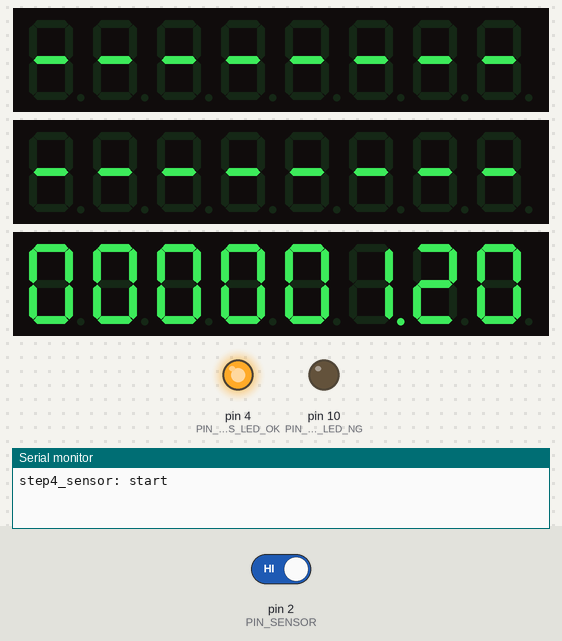
This sketch was run on a simulated Arduino Uno, built with avr-gcc and run on an emulated ATmega328P. On the bench: 3 × 8-digit seven-segment display, output pins drawn as LEDs (lit = HIGH), the last lines printed to the serial monitor. Inputs (shaded band) come from the test bench; at power-on: pin 2 (PIN_SENSOR) HIGH.

Above: at 1.26 s.
1.3 s: pin 2 (PIN_SENSOR) driven LOW
At 1.36 s:
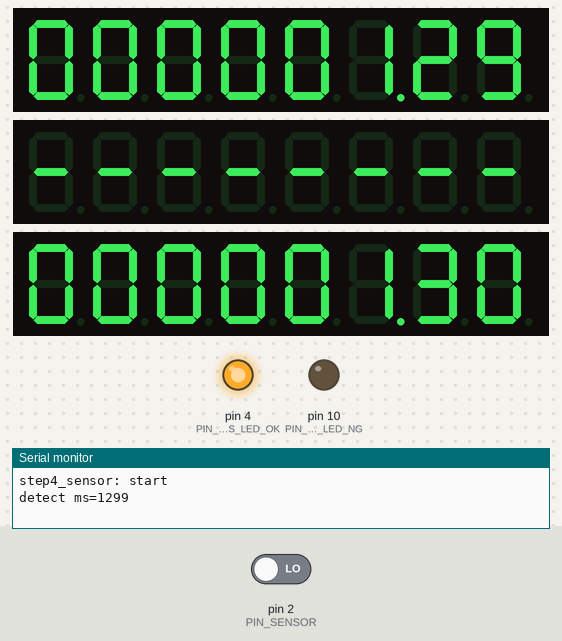
3.1 s: pin 2 (PIN_SENSOR) driven HIGH
4.8 s: pin 2 (PIN_SENSOR) driven LOW
At 4.87 s:
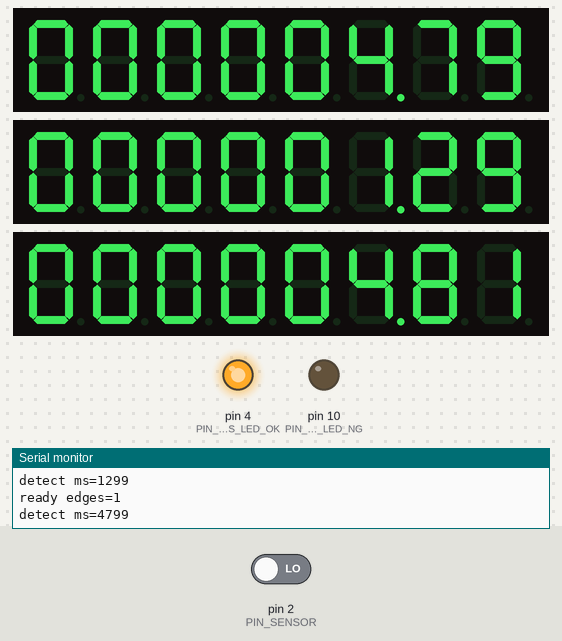

Measured:
- after the input at 1.3 s, the display: changes at once (image 1)
- after the input at 4.8 s, the display: changes at once (image 2)

The sketch:

step4_sensor.ino
```cpp
/*
 * step4_sensor.ino — ステップ4：通過検知（光電センサ。当面はタクトスイッチで代用）の確認
 *
 * GPSはまだ使わず、「電源を入れてからの経過時間」を仮の時刻として使う。
 *
 * 検知のしかた（1回の通過を1回だけ記録するための工夫）：
 *   ・最初に信号が入った瞬間の時刻を、割り込みの中で記録する（表示の更新などで遅れない）。
 *   ・いったん記録したら、信号が「検知していない状態」のまま DEBOUNCE_MS 続くまで次を受け付けない。
 *     → 押しっぱなし・離すときの接点のばたつき・自転車の前輪と後輪で光が2回切れる、
 *       のどれも1回の通過として扱える。
 *   表示器① 最新の検知時刻 ／ 表示器② ひとつ前の検知時刻 ／ 表示器③ 仮の現在時刻（常時更新）
 * 検知するまで①②は「--------」。緑LEDは点灯したまま（受信良好のつもり）。
 *
 * シリアルモニタ（9600bps）には、検知のたびに時刻を、次を受け付けられる状態に戻ったときに
 * 「その通過のあいだに入った信号の回数」を出す。回数が2以上なら、ばたつきを吸収したということ。
 *
 * 配線：D2 と GND の間にタクトスイッチ（抵抗は不要。押すとLOW＝NPNセンサの検知と同じ）。
 *       表示器3台・LED2個は step3 のまま。
 *
 * 合格条件：
 *   ・押すと①にそのときの時刻が出て、次に押すと①の値が②に移り、①が新しい時刻になる
 *   ・1回押して1回だけ記録される（短く押す／長く押してから離す、の両方で確認）
 *   ・離してから DEBOUNCE_MS 以内にもう一度押しても記録されない
 */

#include <LedControl.h>

const uint8_t PIN_SENSOR     = 2;
const uint8_t PIN_GPS_LED_OK = 4;
const uint8_t PIN_GPS_LED_NG = 10;
const uint8_t PIN_DISP_DIN   = 7;
const uint8_t PIN_DISP_CLK   = 8;
const uint8_t PIN_DISP_CS    = 9;

const uint8_t DISP_LATEST = 0;
const uint8_t DISP_PREV   = 1;
const uint8_t DISP_CLOCK  = 2;
const uint8_t DISP_COUNT  = 3;
const uint8_t DISP_BRIGHT = 8;

const unsigned long DEBOUNCE_MS   = 300; // 検知が終わってからこの時間、信号が無ければ次の通過を受け付ける
const unsigned long CLOCK_TICK_MS = 100;
const uint32_t DAY_MS = 86400000UL;

LedControl lc(PIN_DISP_DIN, PIN_DISP_CLK, PIN_DISP_CS, DISP_COUNT);

volatile bool armed = true;            // true＝次の通過を受け付けられる
volatile bool sensorFired = false;     // 新しい通過を記録した（loop()で表示に反映する）
volatile unsigned long firedAtMillis = 0; // その通過の最初の信号が入った瞬間の millis()
volatile unsigned long lastEdgeAt = 0;    // 最後に信号が入った millis()（受け付け再開の判定用）
volatile uint16_t edgeCount = 0;       // 確認用：割り込みが入った回数

bool hasLatest = false, hasPrev = false;
uint32_t latestMsOfDay = 0, prevMsOfDay = 0;

void onSensorInterrupt() {
  unsigned long now = millis();
  lastEdgeAt = now;
  edgeCount++;
  if (armed) {
    armed = false;
    firedAtMillis = now;
    sensorFired = true;
  }
}

// 仮の時刻：電源を入れてからの経過ミリ秒（at は millis() の値）
uint32_t msOfDayAt(unsigned long at) {
  return at % DAY_MS;
}

void showTime(uint8_t dev, uint32_t msOfDay) {
  uint32_t totalSec = msOfDay / 1000UL;
  uint8_t hh = (totalSec / 3600UL) % 24;
  uint8_t mm = (totalSec / 60UL) % 60UL;
  uint8_t ss = totalSec % 60UL;
  uint8_t ff = (uint8_t)((msOfDay % 1000UL) / 10UL);
  uint8_t d[8] = { (uint8_t)(hh/10), (uint8_t)(hh%10), (uint8_t)(mm/10), (uint8_t)(mm%10),
                   (uint8_t)(ss/10), (uint8_t)(ss%10), (uint8_t)(ff/10), (uint8_t)(ff%10) };
  for (uint8_t i = 0; i < 8; i++) {
    bool dp = (i == 5);
    lc.setDigit(dev, 7 - i, d[i], dp);
  }
}

void showDashes(uint8_t dev) {
  for (uint8_t i = 0; i < 8; i++) lc.setChar(dev, i, '-', false);
}

void setup() {
  pinMode(PIN_SENSOR, INPUT_PULLUP);
  pinMode(PIN_GPS_LED_OK, OUTPUT);
  pinMode(PIN_GPS_LED_NG, OUTPUT);
  digitalWrite(PIN_GPS_LED_OK, HIGH);
  digitalWrite(PIN_GPS_LED_NG, LOW);
  attachInterrupt(digitalPinToInterrupt(PIN_SENSOR), onSensorInterrupt, FALLING);

  Serial.begin(9600);
  Serial.println(F("step4_sensor: start"));

  for (uint8_t i = 0; i < DISP_COUNT; i++) {
    lc.shutdown(i, false);
    lc.setIntensity(i, DISP_BRIGHT);
    lc.clearDisplay(i);
  }
  showDashes(DISP_LATEST);
  showDashes(DISP_PREV);
}

void loop() {
  // --- 新しい通過を表示に反映 ---
  if (sensorFired) {
    noInterrupts();
    sensorFired = false;
    unsigned long at = firedAtMillis;
    interrupts();

    if (hasLatest) { prevMsOfDay = latestMsOfDay; hasPrev = true; }
    latestMsOfDay = msOfDayAt(at);
    hasLatest = true;
    showTime(DISP_LATEST, latestMsOfDay);
    if (hasPrev) showTime(DISP_PREV, prevMsOfDay);

    Serial.print(F("detect ms="));
    Serial.println(latestMsOfDay);
  }

  // --- 受け付けの再開：検知していない状態が DEBOUNCE_MS 続いたら次の通過を受け付ける ---
  if (!armed) {
    unsigned long now = millis();
    noInterrupts();
    if (digitalRead(PIN_SENSOR) == LOW) lastEdgeAt = now; // まだ検知中（押しっぱなし）
    bool quiet = (now - lastEdgeAt >= DEBOUNCE_MS);
    uint16_t edges = edgeCount;
    if (quiet) { armed = true; edgeCount = 0; }
    interrupts();
    if (quiet) {
      Serial.print(F("ready edges="));
      Serial.println(edges);
    }
  }

  static unsigned long lastClockAt = 0;
  if (millis() - lastClockAt >= CLOCK_TICK_MS) {
    lastClockAt = millis();
    showTime(DISP_CLOCK, msOfDayAt(millis()));
  }
}
```
